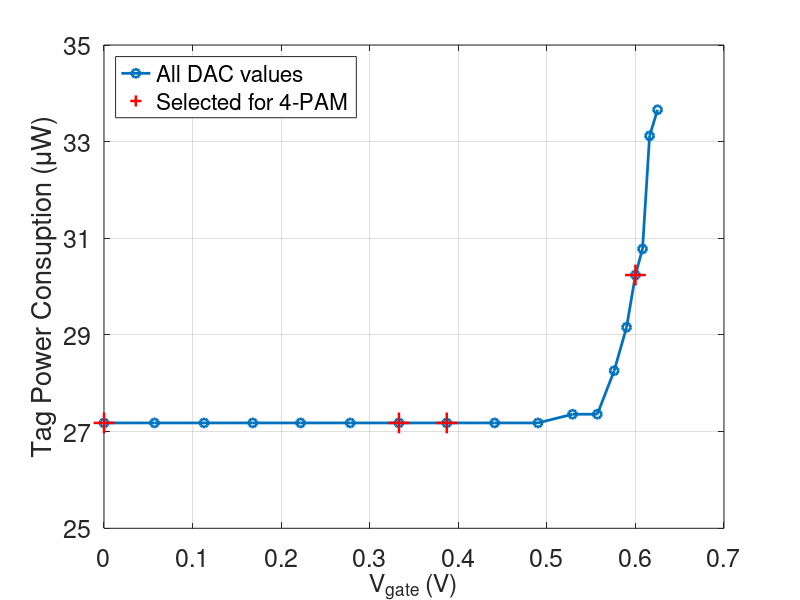

This chart was generated by the following MATLAB code:
%%%%%%%%%%%%%%%%%%%%%%%%%%%%%%%%%%%%%%%%%%%%%%%%%%%%%%%
%     Spiros Daskalakis                               %
%     last Revision 11/7/2017                         %
%%%%%%%%%%%%%%%%%%%%%%%%%%%%%%%%%%%%%%%%%%%%%%%%%%%%%%%
clc; 
close all; 
clear all;


Fstart=87.5;
Fstop= 108;
steps=201;
Steps=[0 1 2 3 4 5 6 7 8 9 10 11 12 13 14 15 16 17];


%Current ADC is 240 uA
volts=[
    0 
    0.057
    0.113
    0.168
    0.222
    0.278
    0.333
    0.387
    0.441
    0.490
    0.529
    0.557
    0.576
    0.590
    0.600
    0.608
    0.616
    0.625
    ];


        %//11->15.5
        %//13-16.2
        %//7->15.1
        %//6->15.1
        %//0->15.1   
        
        
uAmpCon=[
    15.1 %0
    15.1 %1
    15.1 %2
    15.1 %3
    15.1 %4
    15.1 %5
    15.1 %6
    15.1 %7
    15.1 %8
    15.1 %9
    15.2 %10
    15.2 %11
    15.7 %12
    16.2 %13
    16.8 %14
    17.1 %15
    18.4 %16
    18.7 %17
    ];

uAmpCon=uAmpCon;
Voltage=1.8;
powerCon= uAmpCon.*Voltage;
figure1= figure;
volts4steps=[0  0.333 0.387  0.600] 
powerCon4steps=[15.1 15.1 15.1 16.8];

axes1  = axes('Parent',figure1,'YGrid','on','XGrid','on','FontSize',18);
%plot(volts*1000,Steps,'Marker','o','LineWidth',1.2,'Color',[0 0 0]);
%stem(volts4steps*1000,powerCon4steps, 'LineWidth',1.2,'Marker','*', 'Color','r');

plot(volts,powerCon,'LineWidth',2, 'Marker','o');
hold on;
plot(volts(1),powerCon(1),'r+', 'MarkerSize',15, 'LineWidth',1.8) 
plot(volts(7),powerCon(7),'r+', 'MarkerSize',15, 'LineWidth',1.8) 
plot(volts(8),powerCon(8),'r+', 'MarkerSize',15, 'LineWidth',1.8) 
plot(volts(15),powerCon(15),'r+', 'MarkerSize',15, 'LineWidth',1.8) 
% marking the 10th data point of x and y
ylabel('Tag Power Consuption (\muW)','FontSize',18);
set(axes1,'FontSize',18)

ylim(axes1,[25 35]);
set(gca,'YTick',[25 : 2 : 35]);

xlim(axes1,[0 0.7]);
set(gca,'XTick',[0 : 0.100 : 0.7]);
box(axes1,'on');
xlabel('V_{gate} (V)','FontSize',18);
grid(axes1,'on');

legend('All DAC values', 'Selected for 4-PAM', 'Location','northwest')
%rect = [0.4, 0.75, .15, .15];
set(0, 'DefaultAxesFontName', 'Arial'); 
print(figure1,'-depsc', '-tiff', '-r300', 'volts_vs_power.eps'); 





%%

